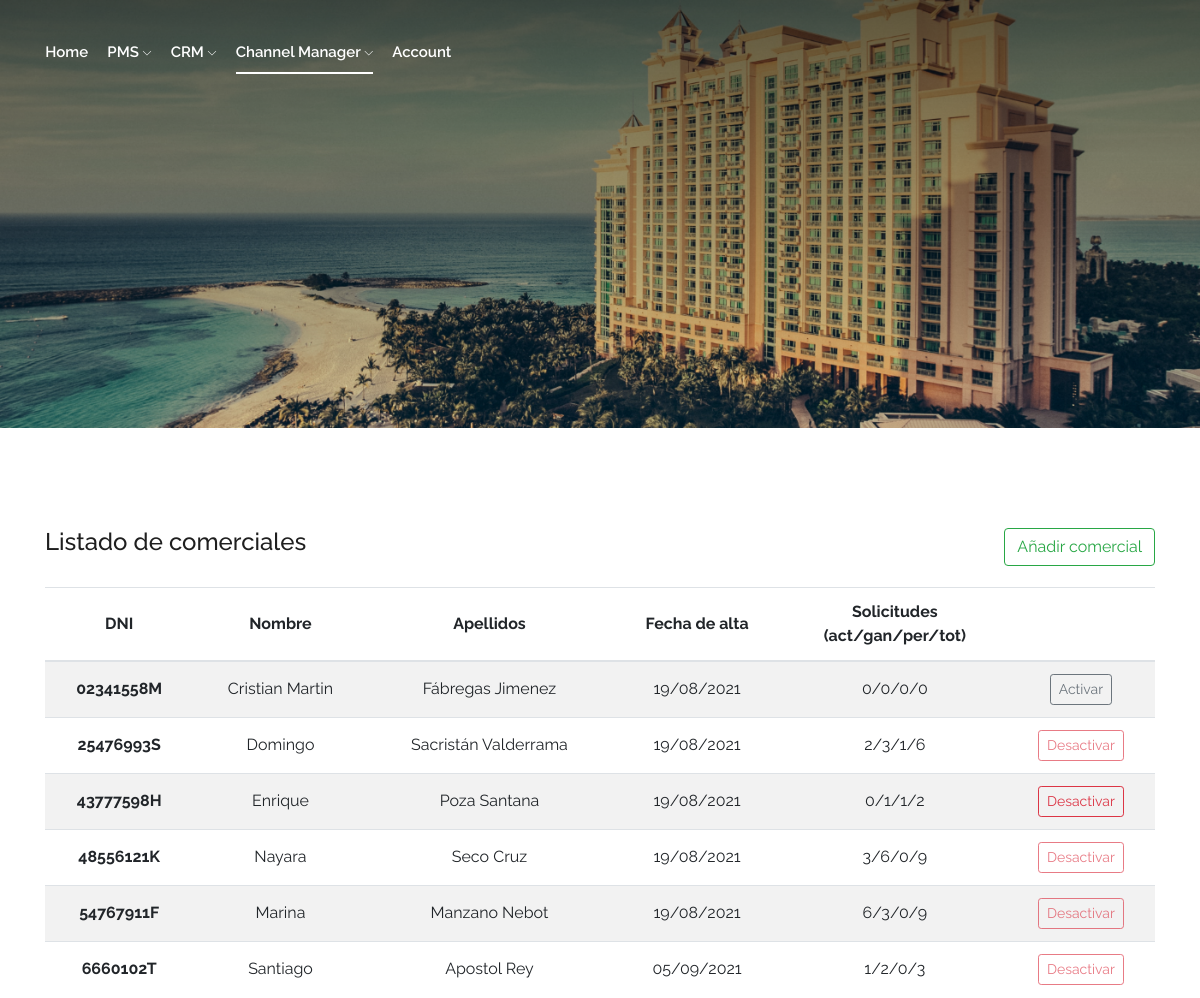
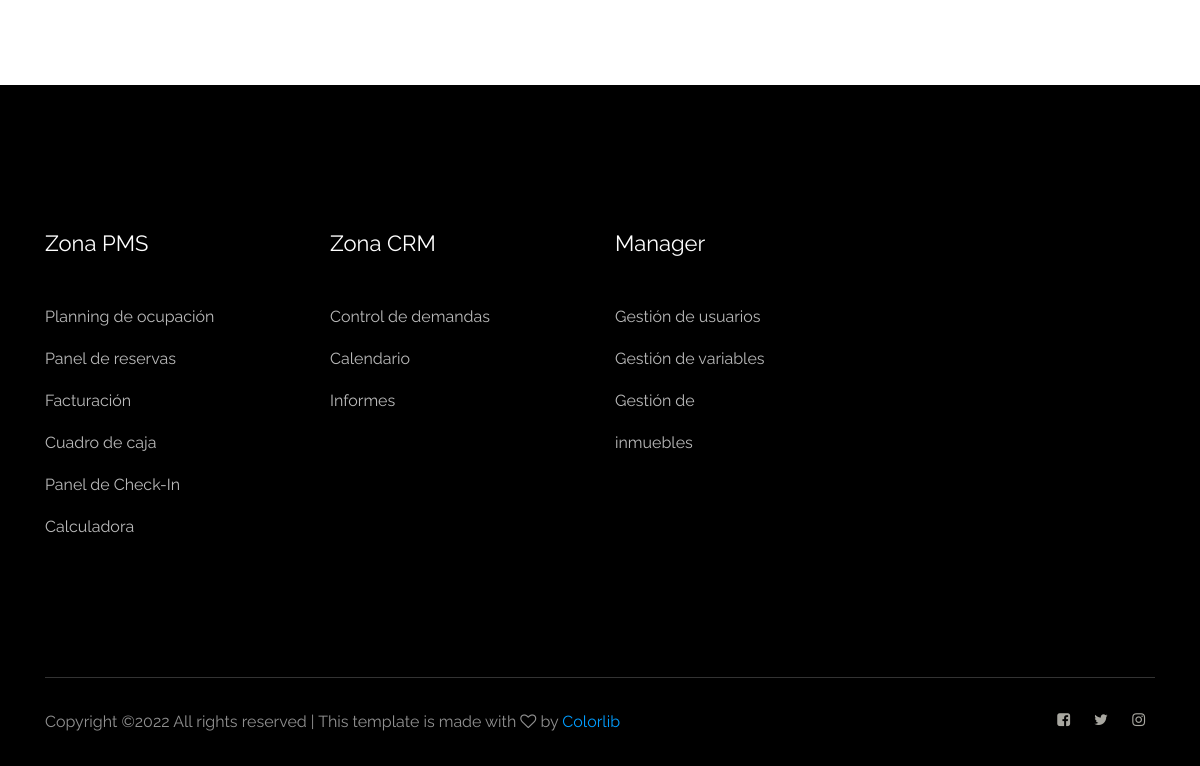
The page /channelmanager/gestion-de-comerciales (signed in) on the database its author committed (2 pictures, top to bottom).
### crm/models.py (models this page shows, shortened)
class claseComercial(models.Model):
    comercialNombre = models.CharField(max_length=20)
    comercialApellido = models.CharField(max_length=40)
    comercialDNI = models.CharField(max_length=10)
    comercialFechaDeAlta = models.DateTimeField(auto_now_add=True)
    comercialActivo = models.BooleanField(default=True)
    ...
    class Meta:
        ordering = ["comercialApellido", "-comercialFechaDeAlta"]

### channelmanager/views.py (the view)
@login_required
def  listComerciales(request):
    if request.user.groups.filter(name="Channel Manager").exists():
        if request.method == "GET":
            listadoComerciales = claseComercial.objects.order_by("comercialDNI")
            activas = []
            ganadas = []
            perdidas = []
            total = []
            for item in listadoComerciales:
                item.comercialFechaDeAlta =  item.comercialFechaDeAlta.strftime("%d/%m/%Y")
                tempDemanda = claseDemanda.objects.filter(demandaComercial=item.comercialDNI, demandaPerdida=False, demandaGanada=False)
                activas.append(len(tempDemanda))
                tempDemanda = claseDemanda.objects.filter(demandaComercial=item.comercialDNI, demandaGanada=True)
                ganadas.append(len(tempDemanda))
                tempDemanda = claseDemanda.objects.filter(demandaComercial=item.comercialDNI, demandaPerdida=True)
                perdidas.append(len(tempDemanda))
                tempDemanda = claseDemanda.objects.filter(demandaComercial=item.comercialDNI)
                total.append(len(tempDemanda))
            return render(request,"channelmanager/listComerciales.html",
            context={"comerciales":listadoComerciales,
                        "activas":activas,
                        "ganadas":ganadas,
                        "perdidas":perdidas,
                        "total":total
            })
    else:
        return render(request,"noaccess.html")

### crm/templatetags/index.py (called while the page is built)
@register.filter
def index(indexable, i):
    return indexable[i]

### templates/channelmanager/listComerciales.html (shortened to what this page needs)
<!doctype html>
<html class="no-js" lang="zxx">
<head>
	<link rel="stylesheet" href="/static/css/bootstrap.min.css">
	<link rel="stylesheet" href="/static/css/owl.carousel.min.css">
	<link rel="stylesheet" href="/static/css/magnific-popup.css">
	<link rel="stylesheet" href="/static/css/font-awesome.min.css">
	<link rel="stylesheet" href="/static/css/themify-icons.css">
	<link rel="stylesheet" href="/static/css/nice-select.css">
	<link rel="stylesheet" href="/static/css/flaticon.css">
	<link rel="stylesheet" href="/static/css/gijgo.css">
	<link rel="stylesheet" href="/static/css/animate.css">
	<link rel="stylesheet" href="/static/css/slicknav.css">
	<link rel="stylesheet" href="/static/css/style.css">
	<link rel="stylesheet" href="/static/css/personal.css">
	<link href="https://cdn.jsdelivr.net/npm/select2@4.1.0-rc.0/dist/css/select2.min.css" rel="stylesheet" />
</head>
<body>
    <header>
        <div class="header-area ">
            <div id="sticky-header" class="main-header-area">
                <div class="container-fluid p-0">
                    <div class="row align-items-center no-gutters">
                        <div class="col-xl-5 col-lg-6">
                            <div class="main-menu  d-none d-lg-block">
                                <nav>
                                    <ul id="navigation">
                                        <li><a href="/">home</a></li>
                                        <li><a href="#">PMS <i class="ti-angle-down"></i></a>
										</li>
                                        <li><a href="/crm/gestion-demanda">CRM <i class="ti-angle-down"></i></a>
										</li>
                                        <li><a class="active" href="/channelmanager/gestion-de-comerciales">Channel Manager <i class="ti-angle-down"></i></a>
										</li>
                                        <li><a href="#">Account</a></li>
                                    </ul>
                                </nav>
                            </div>
                        </div>
                    </div>
                </div>
            </div>
        </div>
    </header>
    <div class="bradcam_area breadcam_bg">
    </div>
	<section class="sample-text-area">
		<div class="container box_1170">
			<div class="row">
				<div class="col-md-4">
					<h3 class="text-heading">Listado de comerciales</h3>
				</div>
				<div class="col-md-8" style="text-align: right">
					<button type="button" class="btn btn-outline-success" onclick="location.href='/channelmanager/gestion-de-comerciales/nuevo'">Añadir comercial</button>
				</div>
			</div>
			<div>
				<table width=100% class="table table-striped">
					<thead>
						<tr>
							<th scope="col">DNI</th>
							<th scope="col">Nombre</th>
							<th scope="col">Apellidos</th>
							<th scope="col">Fecha de alta</th>
							<th scope="col">Solicitudes <br> (act/gan/per/tot)</th>
							<th scope="col"></th>
						</tr>
					</thead>
					<tbody>
					{% for item in comerciales %}
					{% load index %}
						<tr onclick="location.href='/channelmanager/gestion-de-comerciales/comercial/{{item.comercialDNI}}'" style="cursor: pointer;">
							<th scope="row" style="text-align: center;">{{item.comercialDNI}}</th>
							<td style="text-align: center;" >{{item.comercialNombre}}</td>
							<td style="text-align: center;">{{item.comercialApellido}}</td>
							<td style="text-align: center;">{{item.comercialFechaDeAlta}}</td>
							<td style="text-align: center;">{{activas|index:forloop.counter0}}/{{ganadas|index:forloop.counter0}}/{{perdidas|index:forloop.counter0}}/{{total|index:forloop.counter0}}</td>
							{% if activas|index:forloop.counter0 == 0 %}
								{% if item.comercialActivo %}
									<td style="text-align: center;"><button type="button" class="btn btn-outline-danger btn-sm"  onclick="location.href='/channelmanager/gestion-de-comerciales/eliminar/{{item.comercialDNI}}'">Desactivar</button></td>
								{% else %}
									<td style="text-align: center;"><button type="button" class="btn btn-outline-secondary btn-sm"  onclick="location.href='/channelmanager/gestion-de-comerciales/activar/{{item.comercialDNI}}'">Activar</button></td>
								{% endif %}
							{% else %}
								<td style="text-align: center;"><button type="button" class="btn btn-outline-danger btn-sm" disabled>Desactivar</button></td>
							{% endif %}
						</tr>
					{% endfor %}
					</tbody>
				</table>
			</div>
	</section>
    <footer class="footer">
        <div class="footer_top">
            <div class="container">
                <div class="row">
                    <div class="col-xl-3 col-md-6 col-lg-3">
                        <div class="footer_widget">
                            <h3 class="footer_title">
                                Zona PMS
                            </h3>
							<ul>
								<li><a href="#">Planning de ocupación</a></li>
								<li><a href="#">Panel de reservas</a></li>
								<li><a href="#">Facturación</a></li>
								<li><a href="#">Cuadro de caja</a></li>
								<li><a href="#">Panel de Check-In</a></li>
                                <li><a href="/pms/herramientas/calculadora">Calculadora</a></li>
							</ul>
                        </div>
                    </div>
                    <div class="col-xl-3 col-md-6 col-lg-3">
                        <div class="footer_widget">
                            <h3 class="footer_title">
                                Zona CRM
                            </h3>
							<ul>
								<li><a href="/crm/gestion-demanda">Control de demandas</a></li>
								<li><a href="#">Calendario</a></li>
								<li><a href="#">Informes</a></li>
							</ul>
                        </div>
                    </div>
                    <div class="col-xl-2 col-md-6 col-lg-2">
                        <div class="footer_widget">
                            <h3 class="footer_title">
                                Manager
                            </h3>
                            <ul>
								<li><a href="#">Gestión de usuarios</a></li>
								<li><a href="#">Gestión de variables</a></li>
								<li><a href="#">Gestión de inmuebles</a></li>
							</ul>
                        </div>
                    </div>
                </div>
            </div>
        </div>
        <div class="copy-right_text">
            <div class="container">
                <div class="footer_border"></div>
                <div class="row">
                    <div class="col-xl-8 col-md-7 col-lg-9">
                        <p class="copy_right">
Copyright &copy;<script>document.write(new Date().getFullYear());</script> All rights reserved | This template is made with <i class="fa fa-heart-o" aria-hidden="true"></i> by <a href="https://colorlib.com" target="_blank">Colorlib</a>
                    </div>
                    <div class="col-xl-4 col-md-5 col-lg-3">
                        <div class="socail_links">
                            <ul>
                                <li>
                                    <a href="#">
                                        <i class="fa fa-facebook-square"></i>
                                    </a>
                                </li>
                                <li>
                                    <a href="#">
                                        <i class="fa fa-twitter"></i>
                                    </a>
                                </li>
                                <li>
                                    <a href="#">
                                        <i class="fa fa-instagram"></i>
                                    </a>
                                </li>
                            </ul>
                        </div>
                    </div>
                </div>
            </div>
        </div>
    </footer>
</body>
</html>

### static/css/style.css (style rules this page uses)
body { font-family:'Raleway', sans-serif;font-weight:normal;font-style:normal }
a,.button { -webkit-transition:.3s;-moz-transition:.3s;-o-transition:.3s;transition:.3s }
a,button { color:#1F1F1F;outline:medium none }
h1,h2,h3,h4,h5 { font-family:'Raleway', sans-serif;color:#1F1F1F }
ul { margin:0px;padding:0px }
li { list-style:none }
p { font-size:16px;font-weight:300;line-height:28px;color:#4D4D4D;margin-bottom:13px;font-family:'Raleway', sans-serif }
*::placeholder { color:#cccccc;font-size:14px;opacity:1 }
h3 { font-size:24px }
.header-area { position:absolute;left:0;right:0;width:100%;top:0;z-index:9;padding-top:28px }
.header-area .main-header-area { padding:0 150px }
@media (min-width: 992px) and (max-width: 1200px) { .header-area .main-header-area { padding:0 20px } }
@media (min-width: 1200px) and (max-width: 1500px) { .header-area .main-header-area { padding:0 10px } }
.header-area .main-header-area .main-menu { text-align:center;padding:12px 0 }
.header-area .main-header-area .main-menu ul li { display:inline-block;position:relative;margin-right:50px }
@media (min-width: 992px) and (max-width: 1200px) { .header-area .main-header-area .main-menu ul li { margin-right:20px } }
@media (min-width: 1200px) and (max-width: 1500px) { .header-area .main-header-area .main-menu ul li { margin-right:15px } }
.header-area .main-header-area .main-menu ul li a { color:#fff;font-size:16px;text-transform:capitalize;font-weight:600;display:inline-block;padding:0px 0px 10px 0px;font-family:"Raleway",sans-serif;position:relative;text-transform:capitalize }
@media (min-width: 992px) and (max-width: 1200px) { .header-area .main-header-area .main-menu ul li a { font-size:15px } }
@media (min-width: 1200px) and (max-width: 1500px) { .header-area .main-header-area .main-menu ul li a { font-size:15px } }
.header-area .main-header-area .main-menu ul li a i { font-size:9px }
.header-area .main-header-area .main-menu ul li a::before { position:absolute;content:"";background:#fff;width:100%;height:2px;bottom:0;left:0;opacity:0;transform:scaleX(0);-webkit-transition:.3s;-moz-transition:.3s;-o-transition:.3s;transition:.3s }
.header-area .main-header-area .main-menu ul li a.active::before { opacity:1;transform:scaleX(1) }
.header-area .main-header-area .main-menu ul li:first-child a { padding-left:0 }
.footer { background:#000 }
.footer .footer_top { padding-top:145px;padding-bottom:129px }
.footer .footer_top .footer_widget .footer_title { font-size:22px;font-weight:400;color:#fff;text-transform:capitalize;margin-bottom:40px }
.footer .footer_top .footer_widget ul li a { font-size:16px;color:#BABABA;line-height:42px }
.footer .copy-right_text { padding-bottom:30px }
.footer .copy-right_text .footer_border { border-top:1px solid rgba(255,255,255,0.2);padding-bottom:30px }
.footer .copy-right_text .copy_right { font-size:16px;color:#919191;margin-bottom:0;font-weight:400 }
.footer .copy-right_text .copy_right a { color:#009DFF }
.footer .copy-right_text .socail_links { text-align:right }
.footer .copy-right_text .socail_links ul li { display:inline-block }
.footer .copy-right_text .socail_links ul li a { color:#A8A7A0;margin:0 10px;font-size:15px }
.breadcam_bg { background-image:url(../img/banner/bradcam.png) }
.bradcam_area { padding:170px;background-size:cover;background-position:center center;text-align:center;padding:269px 0 159px 0 }
.sample-text-area { background:#fff;padding:100px 0 70px 0 }
.text-heading { margin-bottom:30px;font-size:24px }
h1,h2,h3,h4,h5,h6 { line-height:1.2em }

### static/css/personal.css (style rules this page uses)
th { vertical-align:middle; text-align:center; }

### rows shown on the page
claseComercial: comercialDNI "02341558M", comercialNombre "Cristian Martin", comercialApellido "Fábregas Jimenez", comercialFechaDeAlta "19/08/2021", comercialActivo "0"
claseComercial: comercialDNI "25476993S", comercialNombre "Domingo", comercialApellido "Sacristán Valderrama", comercialFechaDeAlta "19/08/2021", counter0 "2", id "3", comercialActivo "1", counter0 "6", shows "Desactivar"
claseComercial: comercialDNI "43777598H", comercialNombre "Enrique", comercialApellido "Poza Santana", comercialFechaDeAlta "19/08/2021", counter0 "0", comercialActivo "1", counter0 "2"
claseComercial: comercialDNI "48556121K", comercialNombre "Nayara", comercialApellido "Seco Cruz", comercialFechaDeAlta "19/08/2021", counter0 "3", counter0 "6", counter0 "0", counter0 "9", shows "Desactivar"
claseComercial: comercialDNI "54767911F", comercialNombre "Marina", comercialApellido "Manzano Nebot", comercialFechaDeAlta "19/08/2021", counter0 "6", counter0 "3", counter0 "0", counter0 "9", shows "Desactivar"
claseComercial: comercialDNI "6660102T", comercialNombre "Santiago", comercialApellido "Apostol Rey", comercialFechaDeAlta "05/09/2021", comercialActivo "1", counter0 "2", counter0 "0", counter0 "3", shows "Desactivar"
